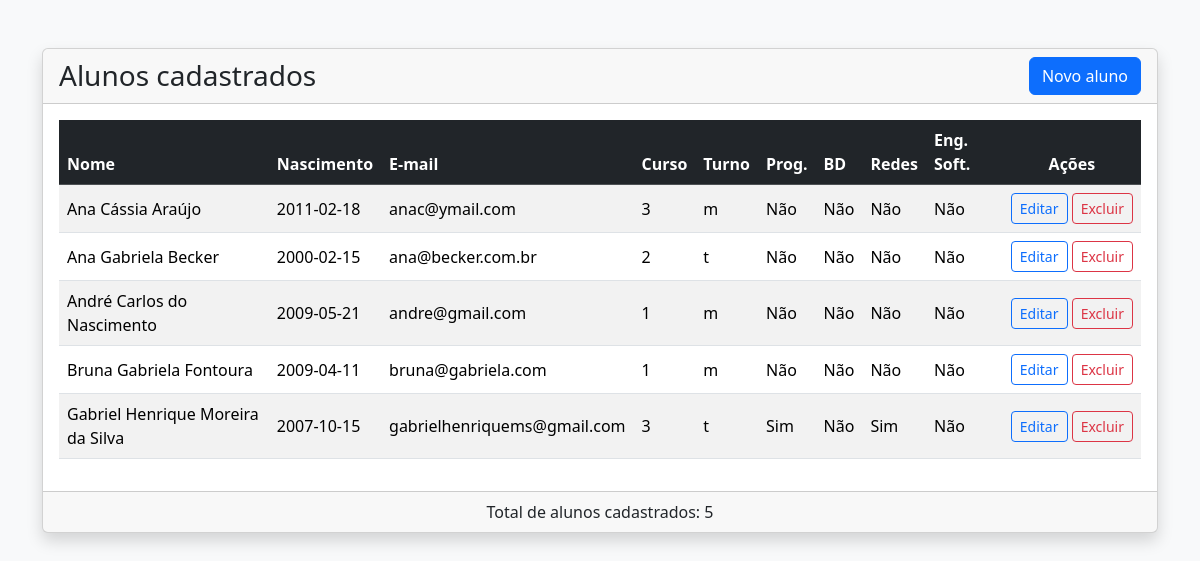
/www/alunos/mostrar.php, run on an earlier commit of the app's database.
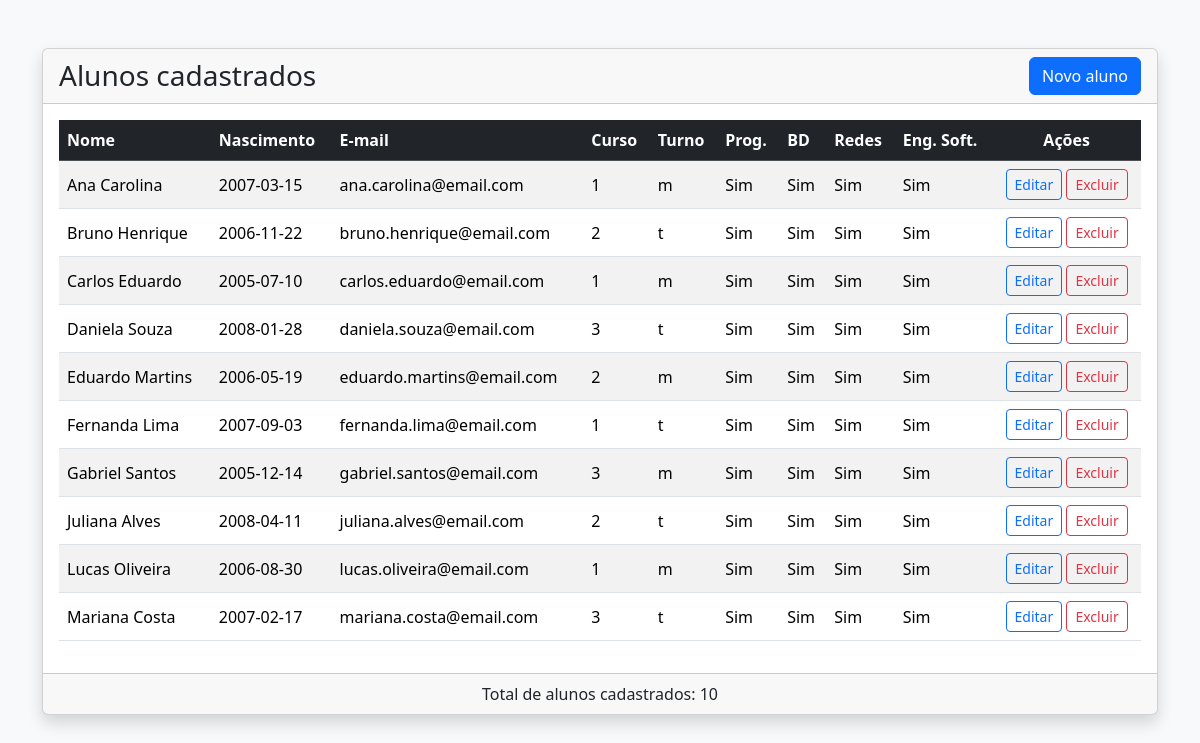
And on a later commit of the database.
### tables this page shows
CREATE TABLE `alunos` (
  `id` int NOT NULL,
  `nome` varchar(100) NOT NULL,
  `nascimento` date NOT NULL,
  `email` varchar(45) NOT NULL,
  `turno` char(1) NOT NULL,
  `curso` int NOT NULL,
  `programacao` int NOT NULL,
  `banco_dados` int NOT NULL,
  `redes` int NOT NULL,
  `eng_software` int NOT NULL
);

### www/alunos/mostrar.php (the view, shortened to what this page needs)
<?php
    function converterInteresse($valor) {
        if ($valor == 0)
            return "Não";
        return "Sim";
    }
?>
<!DOCTYPE html>
<html lang="pt-br">
<head>
    <link href="https://cdn.jsdelivr.net/npm/bootstrap@5.3.8/dist/css/bootstrap.min.css" rel="stylesheet">
</head>
<body class="bg-light">
    <div class="container py-5">
        <div class="row justify-content-center">
            <div class="col-12">
                <div class="card shadow">
                    <div class="card-header d-flex justify-content-between align-items-center">
                        <h3 class="mb-0">Alunos cadastrados</h3>
                        <a href="cad_aluno.php" class="btn btn-primary">
                            Novo aluno
                        </a>
                    </div>
                    <div class="card-body">
                        <div class="table-responsive">
                            <?php
                                require_once("../conecta.php");
                                $qtd_alunos = 0;
                                $sql = "SELECT * FROM alunos ORDER BY nome ASC";
                                $resultado = mysqli_query($conn, $sql);
                                if (mysqli_num_rows($resultado) > 0) {
                                    echo ('<table class="table table-striped table-hover align-middle">
                                        <thead class="table-dark">
                                            <tr>
                                                <th>Nome</th>
                                                <th>Nascimento</th>
                                                <th>E-mail</th>
                                                <th>Curso</th>
                                                <th>Turno</th>
                                                <th>Prog.</th>
                                                <th>BD</th>
                                                <th>Redes</th>
                                                <th>Eng. Soft.</th>
                                                <th class="text-center text-nowrap">
                                                    Ações
                                                </th>
                                            </tr>
                                        </thead>
                                        <tbody>
                                    ');
                                    while ($row = mysqli_fetch_array($resultado)){
                                        echo ("<tr>");
                                        echo ("<td>$row[nome]</td>");
                                        echo ("<td>$row[nascimento]</td>");
                                        echo ("<td>$row[email]</td>");
                                        echo ("<td>$row[curso]</td>");
                                        echo ("<td>$row[turno]</td>");
                                        echo ("<td>" . converterInteresse($row["programacao"]) . "</td>");
                                        echo ("<td>" . converterInteresse($row["banco_dados"]) . "</td>");
                                        echo ("<td>" . converterInteresse($row["redes"]) . "</td>");
                                        echo ("<td>" . converterInteresse($row["eng_software"]) . "</td>");
                                        echo ("
                                            <td class=\"text-center text-nowrap\">
                                                <a
                                                   href=\"editar.php?id=$row[id]\"
                                                   class=\"btn btn-outline-primary btn-sm\">
                                                    Editar
                                                </a>
                                                <a
                                                   href=\"excluir.php?id=$row[id]\" class=\"btn btn-outline-danger btn-sm\">
                                                    Excluir
                                                </a>
                                            </td>
                                        ");
                                        echo ("</tr>");
                                        $qtd_alunos++;
                                    }
                                    echo ("</tbody>
                                        </table>"
                                    );
                                } else {
                                    echo ("Não há dados para serem exibidos");
                                }
                            ?>
                        </div>
                    </div>
                    <div class="card-footer text-center">
                        Total de alunos cadastrados: <?= $qtd_alunos ?>
                    </div>
                </div>
            </div>
        </div>
    </div>
</body>
</html>

What changed in the data, as far as the page shows it:
removed alunos: nome "Ana Gabriela Becker", nascimento "2000-02-15", email "ana@becker.com.br", curso "2", turno "t", programacao "Não", banco_dados "Não", redes "Não", eng_software "Não"
changed alunos: nome "André Carlos do Nascimento" → "Ana Carolina"; nascimento "2009-05-21" → "2007-03-15"; email "andre@gmail.com" → "ana.carolina@email.com"; programacao "Não" → "Sim"; banco_dados "Não" → "Sim"; redes "Não" → "Sim"; eng_software "Não" → "Sim"; moves up the list
changed alunos: nome "Ana Cássia Araújo" → "Bruno Henrique"; nascimento "2011-02-18" → "2006-11-22"; email "anac@ymail.com" → "bruno.henrique@email.com"; curso "3" → "2"; turno "m" → "t"; programacao "Não" → "Sim"; banco_dados "Não" → "Sim"; redes "Não" → "Sim"; eng_software "Não" → "Sim"
added alunos: nome "Carlos Eduardo", nascimento "2005-07-10", email "carlos.eduardo@email.com", curso "1", turno "m", programacao "Sim", banco_dados "Sim", redes "Sim", eng_software "Sim"
changed alunos: nome "Bruna Gabriela Fontoura" → "Daniela Souza"; nascimento "2009-04-11" → "2008-01-28"; email "bruna@gabriela.com" → "daniela.souza@email.com"; curso "1" → "3"; turno "m" → "t"; programacao "Não" → "Sim"; banco_dados "Não" → "Sim"; redes "Não" → "Sim"; eng_software "Não" → "Sim"
changed alunos: nome "Gabriel Henrique Moreira da Silva" → "Eduardo Martins"; nascimento "2007-10-15" → "2006-05-19"; email "gabrielhenriquems@gmail.com" → "eduardo.martins@email.com"; curso "3" → "2"; turno "t" → "m"; banco_dados "Não" → "Sim"; eng_software "Não" → "Sim"
added alunos: nome "Fernanda Lima", nascimento "2007-09-03", email "fernanda.lima@email.com", curso "1", turno "t", programacao "Sim", banco_dados "Sim", redes "Sim", eng_software "Sim"
added alunos: nome "Gabriel Santos", nascimento "2005-12-14", email "gabriel.santos@email.com", curso "3", turno "m", programacao "Sim", banco_dados "Sim", redes "Sim", eng_software "Sim"
added alunos: nome "Juliana Alves", nascimento "2008-04-11", email "juliana.alves@email.com", curso "2", turno "t", programacao "Sim", banco_dados "Sim", redes "Sim", eng_software "Sim"
added alunos: nome "Lucas Oliveira", nascimento "2006-08-30", email "lucas.oliveira@email.com", curso "1", turno "m", programacao "Sim", banco_dados "Sim", redes "Sim", eng_software "Sim"
added alunos: nome "Mariana Costa", nascimento "2007-02-17", email "mariana.costa@email.com", curso "3", turno "t", programacao "Sim", banco_dados "Sim", redes "Sim", eng_software "Sim"
Also different on the page:
$qtd_alunos: "5" → "10"
